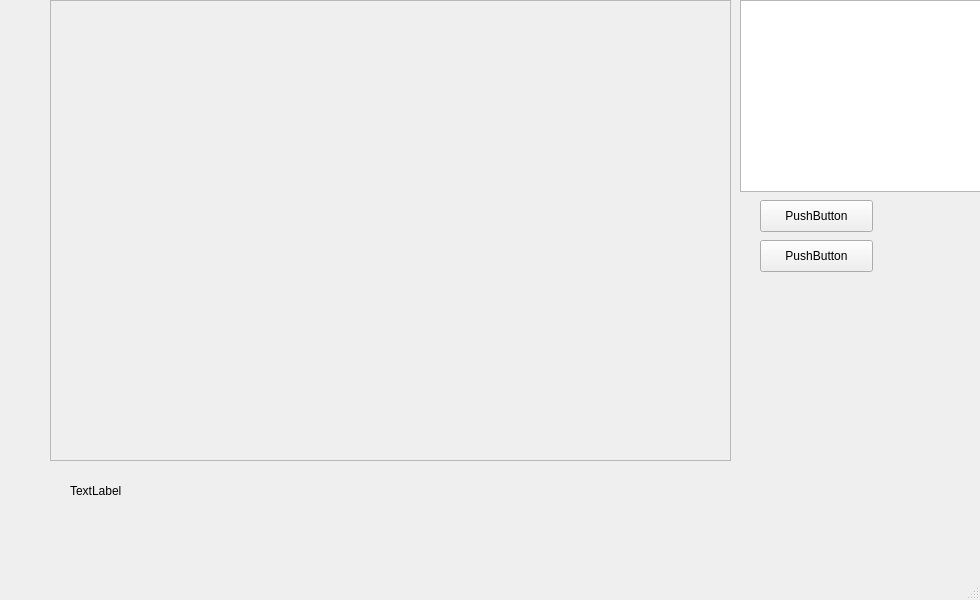
<?xml version="1.0" encoding="UTF-8"?>
<ui version="4.0">
 <class>MainWindow</class>
 <widget class="QMainWindow" name="MainWindow">
  <property name="geometry">
   <rect>
    <x>0</x>
    <y>0</y>
    <width>980</width>
    <height>600</height>
   </rect>
  </property>
  <property name="windowTitle">
   <string>MainWindow</string>
  </property>
  <widget class="QWidget" name="centralwidget">
   <widget class="QFrame" name="frame">
    <property name="geometry">
     <rect>
      <x>50</x>
      <y>0</y>
      <width>681</width>
      <height>461</height>
     </rect>
    </property>
    <property name="frameShape">
     <enum>QFrame::StyledPanel</enum>
    </property>
    <property name="frameShadow">
     <enum>QFrame::Raised</enum>
    </property>
   </widget>
   <widget class="QPushButton" name="pushButton">
    <property name="geometry">
     <rect>
      <x>760</x>
      <y>200</y>
      <width>113</width>
      <height>32</height>
     </rect>
    </property>
    <property name="text">
     <string>PushButton</string>
    </property>
   </widget>
   <widget class="QPushButton" name="pushButton_2">
    <property name="geometry">
     <rect>
      <x>760</x>
      <y>240</y>
      <width>113</width>
      <height>32</height>
     </rect>
    </property>
    <property name="text">
     <string>PushButton</string>
    </property>
   </widget>
   <widget class="QListView" name="listView">
    <property name="geometry">
     <rect>
      <x>740</x>
      <y>0</y>
      <width>256</width>
      <height>192</height>
     </rect>
    </property>
   </widget>
   <widget class="QLabel" name="label">
    <property name="geometry">
     <rect>
      <x>70</x>
      <y>480</y>
      <width>661</width>
      <height>21</height>
     </rect>
    </property>
    <property name="autoFillBackground">
     <bool>true</bool>
    </property>
    <property name="text">
     <string>TextLabel</string>
    </property>
   </widget>
  </widget>
  <widget class="QMenuBar" name="menubar">
   <property name="geometry">
    <rect>
     <x>0</x>
     <y>0</y>
     <width>980</width>
     <height>37</height>
    </rect>
   </property>
  </widget>
  <widget class="QStatusBar" name="statusbar"/>
 </widget>
 <resources/>
 <connections/>
</ui>
